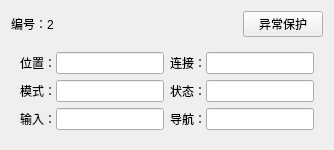
                  <widget class="QWidget" name="widget_122" native="true">
                   <layout class="QVBoxLayout" name="verticalLayout_33" stretch="1,3">
                    <item>
                     <layout class="QHBoxLayout" name="horizontalLayout_107">
                      <item>
                       <widget class="QLabel" name="label_102">
                        <property name="text">
                         <string>编号：2</string>
                        </property>
                       </widget>
                      </item>
                      <item>
                       <spacer name="horizontalSpacer_15">
                        <property name="orientation">
                         <enum>Qt::Horizontal</enum>
                        </property>
                        <property name="sizeHint" stdset="0">
                         <size>
                          <width>40</width>
                          <height>20</height>
                         </size>
                        </property>
                       </spacer>
                      </item>
                      <item>
                       <widget class="QPushButton" name="pushButton_32">
                        <property name="text">
                         <string>异常保护</string>
                        </property>
                       </widget>
                      </item>
                     </layout>
                    </item>
                    <item>
                     <widget class="QWidget" name="widget_123" native="true">
                      <layout class="QGridLayout" name="gridLayout_21">
                       <item row="0" column="0">
                        <widget class="QWidget" name="widget_124" native="true">
                         <layout class="QHBoxLayout" name="horizontalLayout_108">
                          <property name="spacing">
                           <number>0</number>
                          </property>
                          <property name="leftMargin">
                           <number>0</number>
                          </property>
                          <property name="topMargin">
                           <number>0</number>
                          </property>
                          <property name="rightMargin">
                           <number>0</number>
                          </property>
                          <property name="bottomMargin">
                           <number>0</number>
                          </property>
                          <item>
                           <widget class="QLabel" name="label_103">
                            <property name="text">
                             <string>位置：</string>
                            </property>
                           </widget>
                          </item>
                          <item>
                           <widget class="QLineEdit" name="Edit_roll_2_pos">
                            <property name="readOnly">
                             <bool>true</bool>
                            </property>
                           </widget>
                          </item>
                         </layout>
                        </widget>
                       </item>
                       <item row="0" column="1">
                        <widget class="QWidget" name="widget_125" native="true">
                         <layout class="QHBoxLayout" name="horizontalLayout_109">
                          <property name="spacing">
                           <number>0</number>
                          </property>
                          <property name="leftMargin">
                           <number>0</number>
                          </property>
                          <property name="topMargin">
                           <number>0</number>
                          </property>
                          <property name="rightMargin">
                           <number>0</number>
                          </property>
                          <property name="bottomMargin">
                           <number>0</number>
                          </property>
                          <item>
                           <widget class="QLabel" name="label_104">
                            <property name="text">
                             <string>连接：</string>
                            </property>
                           </widget>
                          </item>
                          <item>
                           <widget class="QLineEdit" name="Edit_roll_2_connected">
                            <property name="readOnly">
                             <bool>true</bool>
                            </property>
                           </widget>
                          </item>
                         </layout>
                        </widget>
                       </item>
                       <item row="1" column="0">
                        <widget class="QWidget" name="widget_126" native="true">
                         <layout class="QHBoxLayout" name="horizontalLayout_110">
                          <property name="spacing">
                           <number>0</number>
                          </property>
                          <property name="leftMargin">
                           <number>0</number>
                          </property>
                          <property name="topMargin">
                           <number>0</number>
                          </property>
                          <property name="rightMargin">
                           <number>0</number>
                          </property>
                          <property name="bottomMargin">
                           <number>0</number>
                          </property>
                          <item>
                           <widget class="QLabel" name="label_105">
                            <property name="text">
                             <string>模式：</string>
                            </property>
                           </widget>
                          </item>
                          <item>
                           <widget class="QLineEdit" name="lineEdit_79">
                            <property name="readOnly">
                             <bool>true</bool>
                            </property>
                           </widget>
                          </item>
                         </layout>
                        </widget>
                       </item>
                       <item row="1" column="1">
                        <widget class="QWidget" name="widget_127" native="true">
                         <layout class="QHBoxLayout" name="horizontalLayout_111">
                          <property name="spacing">
                           <number>0</number>
                          </property>
                          <property name="leftMargin">
                           <number>0</number>
                          </property>
                          <property name="topMargin">
                           <number>0</number>
                          </property>
                          <property name="rightMargin">
                           <number>0</number>
                          </property>
                          <property name="bottomMargin">
                           <number>0</number>
                          </property>
                          <item>
                           <widget class="QLabel" name="label_106">
                            <property name="text">
                             <string>状态：</string>
                            </property>
                           </widget>
                          </item>
                          <item>
                           <widget class="QLineEdit" name="lineEdit_80">
                            <property name="readOnly">
                             <bool>true</bool>
                            </property>
                           </widget>
                          </item>
                         </layout>
                        </widget>
                       </item>
                       <item row="2" column="0">
                        <widget class="QWidget" name="widget_128" native="true">
                         <layout class="QHBoxLayout" name="horizontalLayout_112">
                          <property name="spacing">
                           <number>0</number>
                          </property>
                          <property name="leftMargin">
                           <number>0</number>
                          </property>
                          <property name="topMargin">
                           <number>0</number>
                          </property>
                          <property name="rightMargin">
                           <number>0</number>
                          </property>
                          <property name="bottomMargin">
                           <number>0</number>
                          </property>
                          <item>
                           <widget class="QLabel" name="label_107">
                            <property name="text">
                             <string>输入：</string>
                            </property>
                           </widget>
                          </item>
                          <item>
                           <widget class="QLineEdit" name="lineEdit_81">
                            <property name="readOnly">
                             <bool>true</bool>
                            </property>
                           </widget>
                          </item>
                         </layout>
                        </widget>
                       </item>
                       <item row="2" column="1">
                        <widget class="QWidget" name="widget_129" native="true">
                         <layout class="QHBoxLayout" name="horizontalLayout_113">
                          <property name="spacing">
                           <number>0</number>
                          </property>
                          <property name="leftMargin">
                           <number>0</number>
                          </property>
                          <property name="topMargin">
                           <number>0</number>
                          </property>
                          <property name="rightMargin">
                           <number>0</number>
                          </property>
                          <property name="bottomMargin">
                           <number>0</number>
                          </property>
                          <item>
                           <widget class="QLabel" name="label_108">
                            <property name="text">
                             <string>导航：</string>
                            </property>
                           </widget>
                          </item>
                          <item>
                           <widget class="QLineEdit" name="lineEdit_82">
                            <property name="readOnly">
                             <bool>true</bool>
                            </property>
                           </widget>
                          </item>
                         </layout>
                        </widget>
                       </item>
                      </layout>
                     </widget>
                    </item>
                   </layout>
                  </widget>
